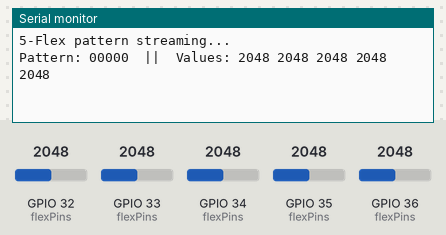
A sketch run on a simulated ESP32. Parts: the last lines printed to the serial monitor. Inputs (shaded band) come from the test bench; at power-on: GPIO 32 (flexPins) = 2048, GPIO 33 (flexPins) = 2048, GPIO 34 (flexPins) = 2048, GPIO 35 (flexPins) = 2048, GPIO 36 (flexPins) = 2048.

Above: at 1.7 s.
1.8 s: GPIO 32 (flexPins) set to 2866
At 2.9 s:
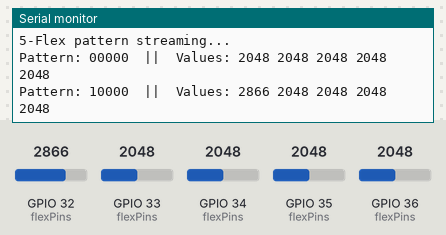
3.3 s: GPIO 33 (flexPins) set to 2866
At 4.3 s:
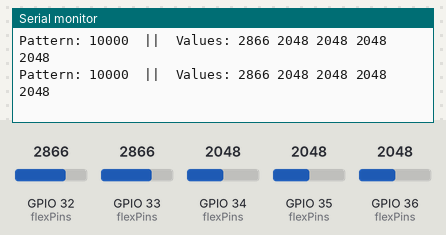
4.8 s: GPIO 34 (flexPins) set to 2866
At 6.1 s:
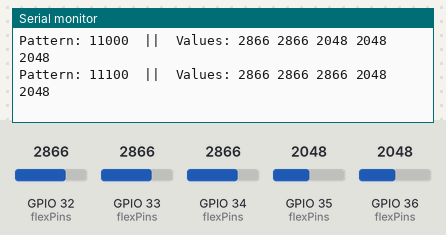
6.3 s: GPIO 35 (flexPins) set to 2866
At 7.2 s:
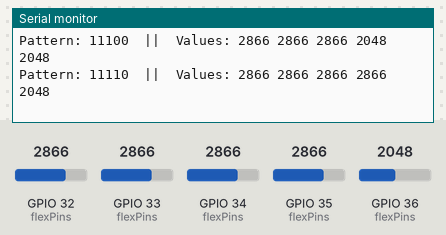
7.8 s: GPIO 36 (flexPins) set to 2866
At 9.1 s:
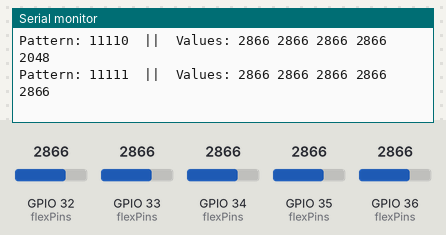
9.3 s: GPIO 32 (flexPins) set to 3972
At 10.3 s:
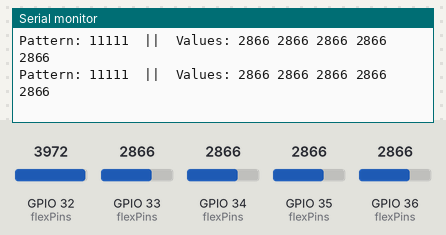
Timing chart, 0 to 11.8 s (numbered marks = the images above; inputs shaded):
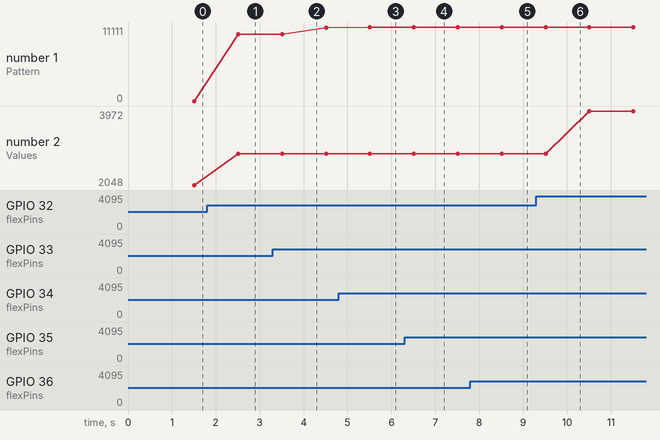

Measured:
- after the input at 1.8 s, the serial monitor: prints a new line after 0.71 s (image 1)
- after the input at 4.8 s, the serial monitor: prints a new line after 0.71 s (image 3)
- after the input at 6.3 s, the serial monitor: prints a new line after 0.21 s (image 4)
- after the input at 7.8 s, the serial monitor: prints a new line after 0.71 s (image 5)
- plotted number 1: 0 → 10000 after the input at 1.8 s, 10000 → 11000 after the input at 3.3 s, 11000 → 11100 after the input at 4.8 s, 11100 → 11110 after the input at 6.3 s, 11110 → 11111 after the input at 7.8 s
- plotted number 2: 2048 → 2866 after the input at 1.8 s, 2866 → 3972 after the input at 9.3 s

The sketch:

raw_value_test.ino
```cpp
const int N = 5;

int flexPins[N] = {32, 33, 34, 35, 36};
int TH[N]       = {2500, 2350, 2200, 2390, 2400};

unsigned long lastPrint = 0;
const unsigned long interval = 1000;   // 1 second

int readFlex(int pin) {
  long sum = 0;
  for (int i = 0; i < 20; i++) {
    sum += analogRead(pin);
    delay(5);   // small stabilization delay
  }
  return sum / 20;
}

void setup() {
  Serial.begin(115200);
  delay(500);
  Serial.println("5-Flex pattern streaming...");
}

void loop() {

  if (millis() - lastPrint >= interval) {
    lastPrint = millis();

    int values[N];
    int bits[N];

    // Read all sensors
    for (int i = 0; i < N; i++) {
      values[i] = readFlex(flexPins[i]);
      bits[i] = (values[i] >= TH[i]) ? 1 : 0;
    }

    // Print binary pattern
    Serial.print("Pattern: ");
    for (int i = 0; i < N; i++) {
      Serial.print(bits[i]);
    }

    // Print raw values
    Serial.print("  ||  Values: ");
    for (int i = 0; i < N; i++) {
      Serial.print(values[i]);
      Serial.print(" ");
    }

    Serial.println();
  }
}
```
